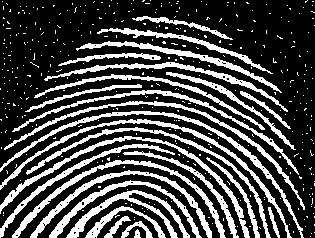
%> input picture Image Proccess/char_7_形态学图像处理/pics/Fig0911(a)(noisy_fingerprint).tif, 315 x 238 px
$ octave res3.m   (GNU Octave 9; MATLAB toolbox functions it lacks are replaced by stand-ins)
%> lines starting %> are read from the running program, lines starting %| are printed output that depends on the picture; in (x1, y1, x2, y2) boxes, pixels count from 0 and x2, y2 are one past the last pixel; in counts of white or black regions, pixels touching at a corner belong together; the program's own positions count from 1
%% 开闭运算
clc
clear
%A1 = imread('./pics/Fig0905(a)(wirebond-mask).tif');
A1 = imread('./pics/Fig0911(a)(noisy_fingerprint).tif');
%> A1: size 238x315 logical; 28.5% white; 414 white regions (387 under 20 px), largest, box (x1, y1, x2, y2) and area: (0, 111, 304, 238) 1388, (0, 136, 250, 238) 1372, (0, 119, 292, 238) 1337

se1 = strel('disk',5);
A2 = imopen(A1,se1);
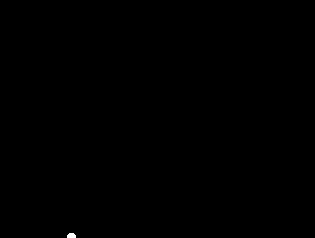
%> A2: size 238x315 logical; 0.05% white; 1 white region, box (x1, y1, x2, y2) and area: (67, 233, 76, 238) 39
A3 = imclose(A1,se1);
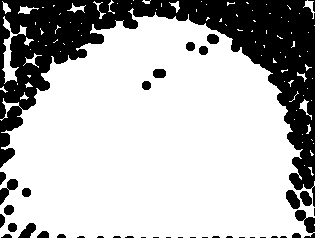
%> A3: size 238x315 logical; 72.1% white; 39 black regions (18 under 20 px), largest, box (x1, y1, x2, y2) and area: (0, 0, 315, 207) 18898, (295, 210, 315, 238) 276, (0, 179, 18, 205) 205
subplot(2,2,1),imshow(A1),title('原始图像');
subplot(2,2,2),imshow(A2),title('开运算');
subplot(2,2,3),imshow(A3),title('闭运算');
%subplot(2,2,4),imshow(A4),title('A4');
